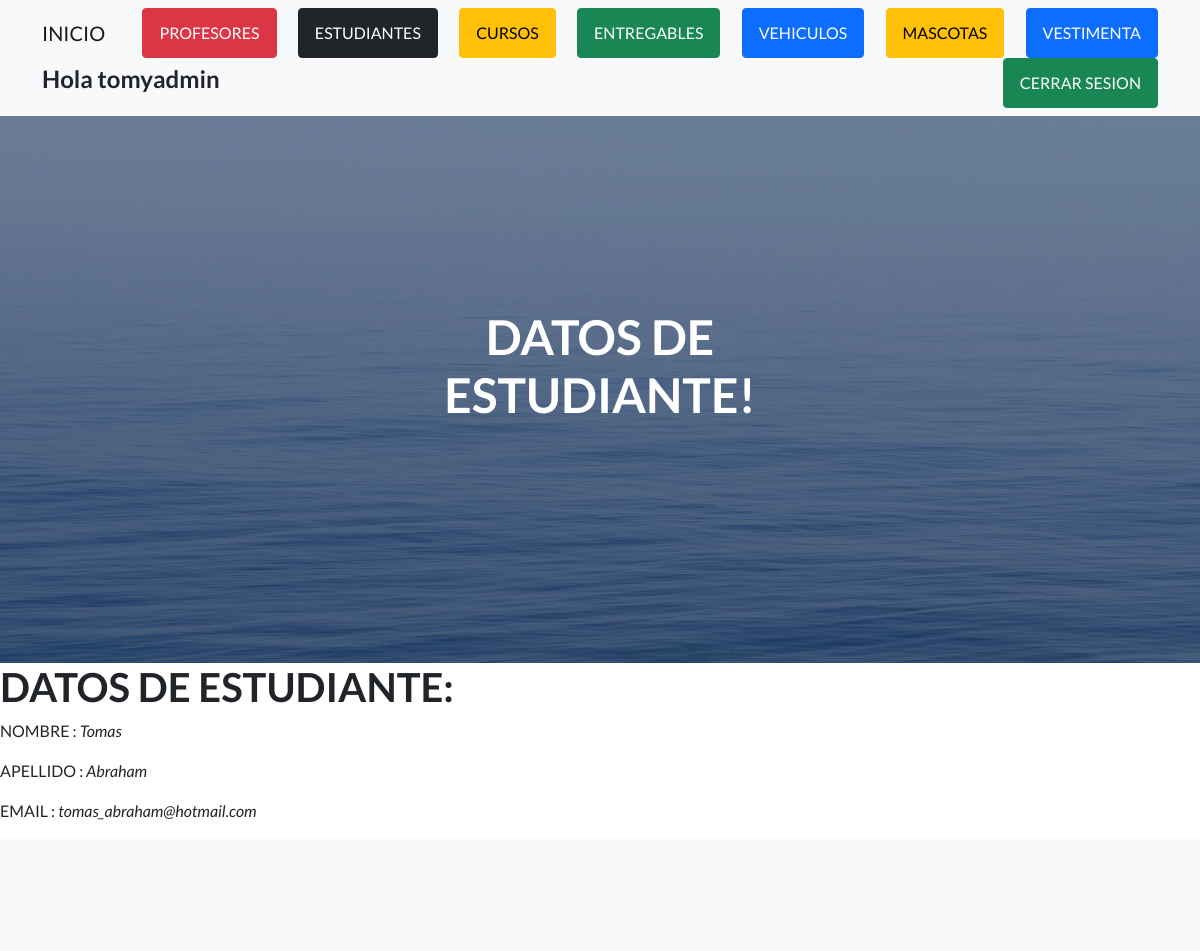
The app's page /AppCoder/estudiante/1 (signed in, upper part), older data.
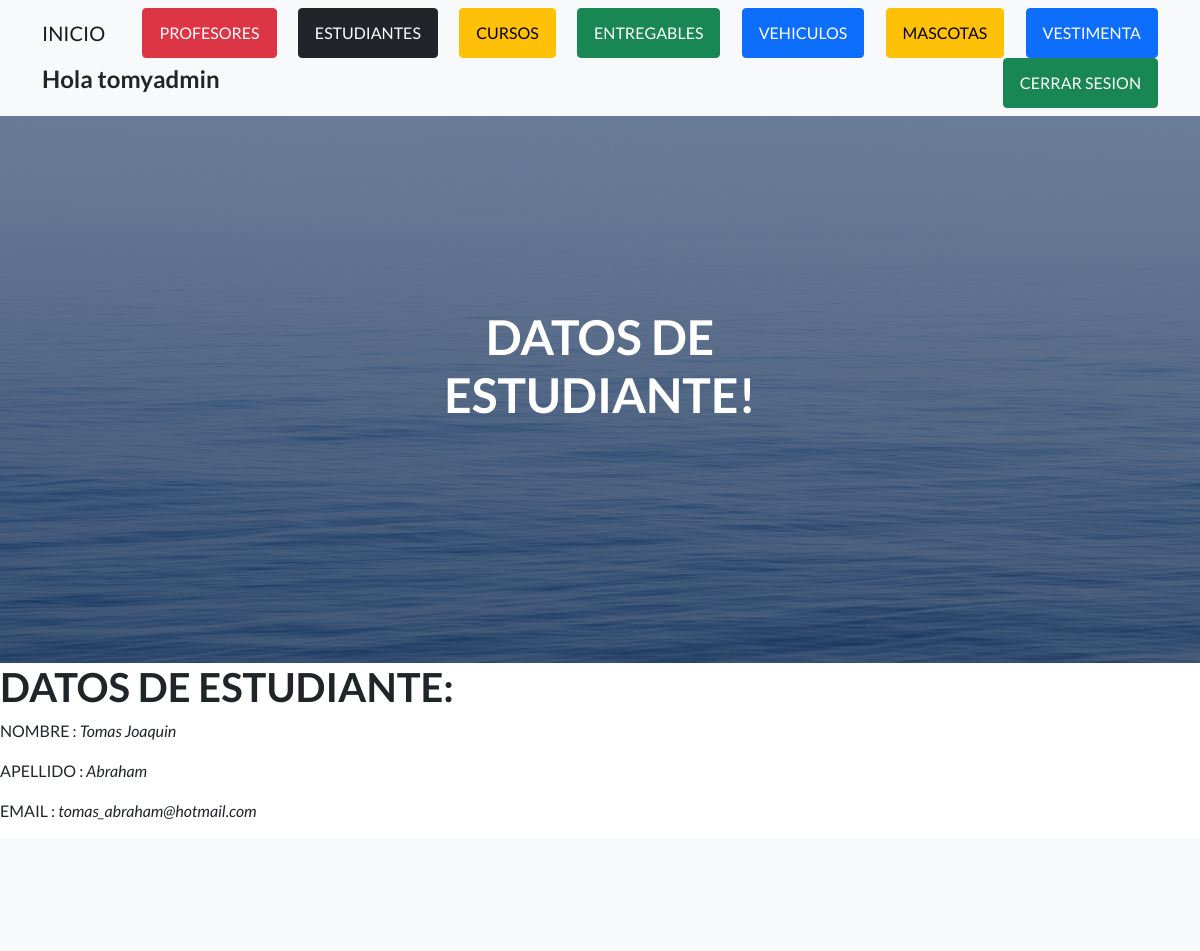
The same page, newer data.
### AppCoder/models.py (models this page shows, shortened)
class Estudiante(models.Model):
    nombre= models.CharField(max_length=50)
    apellido= models.CharField(max_length=50)
    email= models.EmailField()

### AppCoder/views.py (the view)
# urls.py: path("estudiante/<pk>", EstudianteDetalle.as_view(), name="estudiante_detalle"),
class EstudianteDetalle(LoginRequiredMixin, DetailView):
    model=Estudiante
    template_name="AppCoder/estudiante_detalle.html"

### AppCoder/templates/AppCoder/estudiante_detalle.html
{% extends "AppCoder/padre.html" %}
{% load static %}
{% block titulo %}
<h1 class="mb-5">DATOS DE ESTUDIANTE!</h1>
{% endblock %}
{% block contenido %}
<h1>DATOS DE ESTUDIANTE:</h1>
<p>NOMBRE : <i>{{ estudiante.nombre }}</i></p>
<p>APELLIDO : <i>{{ estudiante.apellido }}</i></p>
<p>EMAIL : <i>{{ estudiante.email }}</i></p>
{% endblock %}

Row changes from the older to the newer data that the page shows:
changed Estudiante "Abraham": nombre "Tomas" → "Tomas Joaquin"
